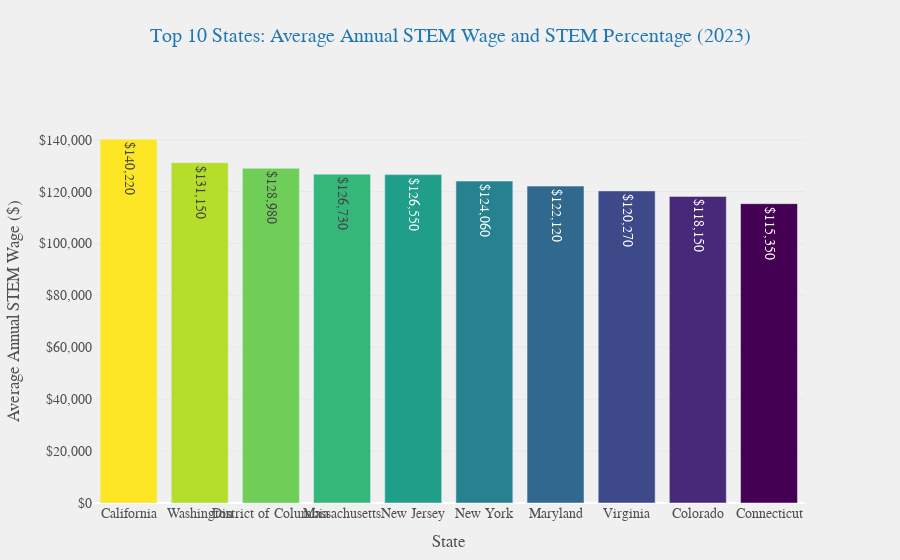

Source (notebook cell):
### Code cell
import plotly.express as px
import plotly.graph_objects as go
from plotly.subplots import make_subplots

# Slicing
df_2023 = df[df['year'] == 2023]

# Sort the DataFrame by a_mean in descending order and get the top 10
top_10_states = df_2023.sort_values('a_mean', ascending=False).head(10)

# Create a custom color scale
colors = px.colors.sequential.Viridis_r[:len(top_10_states)]

# Create figure with secondary y-axis
fig = make_subplots(specs=[[{"secondary_y": True}]])

# Add bar chart for a_mean
fig.add_trace(
    go.Bar(
        x=top_10_states['area_name'],
        y=top_10_states['a_mean'],
        marker_color=colors,
        text=top_10_states['a_mean'].apply(lambda x: f'${x:,.0f}'),
        textposition='auto',
        name='Average Annual STEM Wage',
        hovertemplate='%{x}<br>Average Annual Wage: %{text}<extra></extra>'
    ),
    secondary_y=False,
)


# Customize the layout
fig.update_layout(
    title={
        'text': 'Top 10 States: Average Annual STEM Wage and STEM Percentage (2023)',
        'y':0.95,
        'x':0.5,
        'xanchor': 'center',
        'yanchor': 'top',
        'font': dict(size=20, color='#1f77b4')
    },
    xaxis_title='State',
    yaxis_title='Average Annual STEM Wage ($)',
    xaxis={'tickangle': 0},
    plot_bgcolor='rgba(240,240,240,0.95)',
    paper_bgcolor='rgba(240,240,240,0.95)',
    font=dict(family="Arial", size=14, color="#505050"),
    legend=dict(
        orientation="h",
        yanchor="bottom",
        y=1.02,
        xanchor="right",
        x=1
    ),
    margin=dict(l=50, r=50, t=120, b=50),
)

# Update yaxis properties
fig.update_yaxes(title_text="Average Annual STEM Wage ($)", secondary_y=False)

# Add a subtle grid
fig.update_yaxes(showgrid=True, gridwidth=1, gridcolor='rgba(200,200,200,0.2)', secondary_y=False)


# Format y-axis as currency
fig.update_layout(yaxis=dict(tickprefix="$", tickformat=",.0f"))

# Show the figure
fig.show()

### Figure 1 — Plotly figure (JSON) as saved in the notebook; plotly's stock layout.template omitted (floating-point values rounded to 4 significant figures)
{"data": [{"hovertemplate": "%{x}<br>Average Annual Wage: %{text}<extra></extra>", "marker": {"color": ["#fde725", "#b5de2b", "#6ece58", "#35b779", "#1f9e89", "#26828e", "#31688e", "#3e4989", "#482878", "#440154"]}, "name": "Average Annual STEM Wage", "text": ["$140,220", "$131,150", "$128,980", "$126,730", "$126,550", "$124,060", "$122,120", "$120,270", "$118,150", "$115,350"], "textposition": "auto", "type": "bar", "x": ["California", "Washington", "District of Columbia", "Massachusetts", "New Jersey", "New York", "Maryland", "Virginia", "Colorado", "Connecticut"], "xaxis": "x", "y": [140220, 131150, 128980, 126730, 126550, 124060, 122120, 120270, 118150, 115350], "yaxis": "y"}], "layout": {"font": {"color": "#505050", "family": "Arial", "size": 14}, "legend": {"orientation": "h", "x": 1, "xanchor": "right", "y": 1.02, "yanchor": "bottom"}, "margin": {"b": 50, "l": 50, "r": 50, "t": 120}, "paper_bgcolor": "rgba(240,240,240,0.95)", "plot_bgcolor": "rgba(240,240,240,0.95)", "title": {"font": {"color": "#1f77b4", "size": 20}, "text": "Top 10 States: Average Annual STEM Wage and STEM Percentage (2023)", "x": 0.5, "xanchor": "center", "y": 0.95, "yanchor": "top"}, "xaxis": {"anchor": "y", "domain": [0, 0.94], "tickangle": 0, "title": {"text": "State"}}, "yaxis": {"anchor": "x", "domain": [0, 1], "gridcolor": "rgba(200,200,200,0.2)", "gridwidth": 1, "showgrid": true, "tickformat": ",.0f", "tickprefix": "$", "title": {"text": "Average Annual STEM Wage ($)"}}, "yaxis2": {"anchor": "x", "overlaying": "y", "side": "right"}}}
